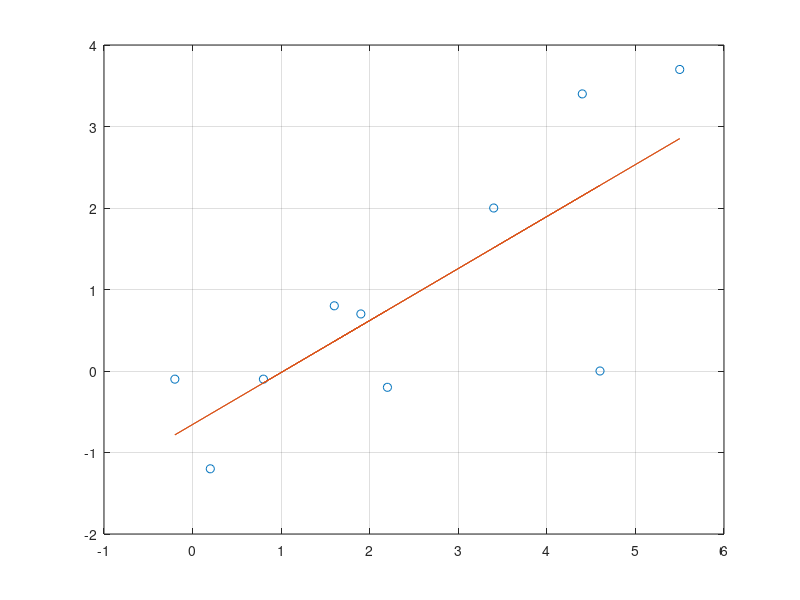
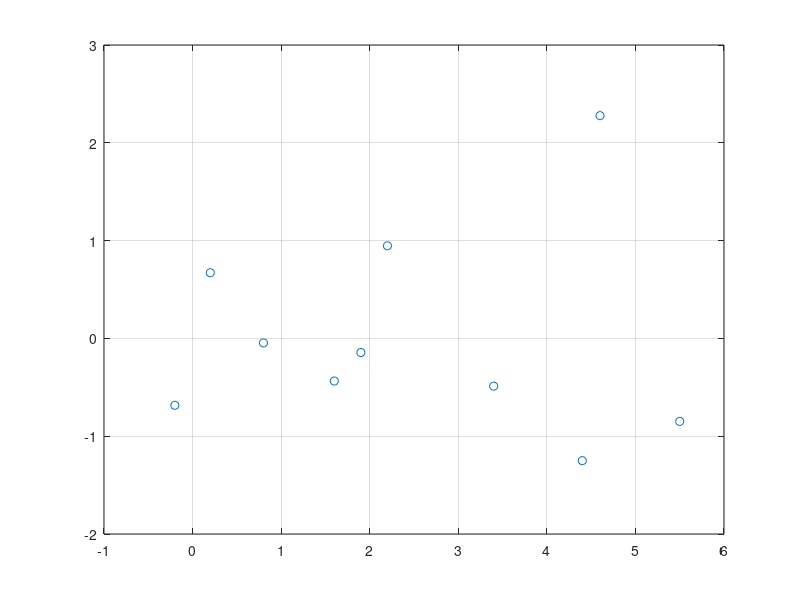
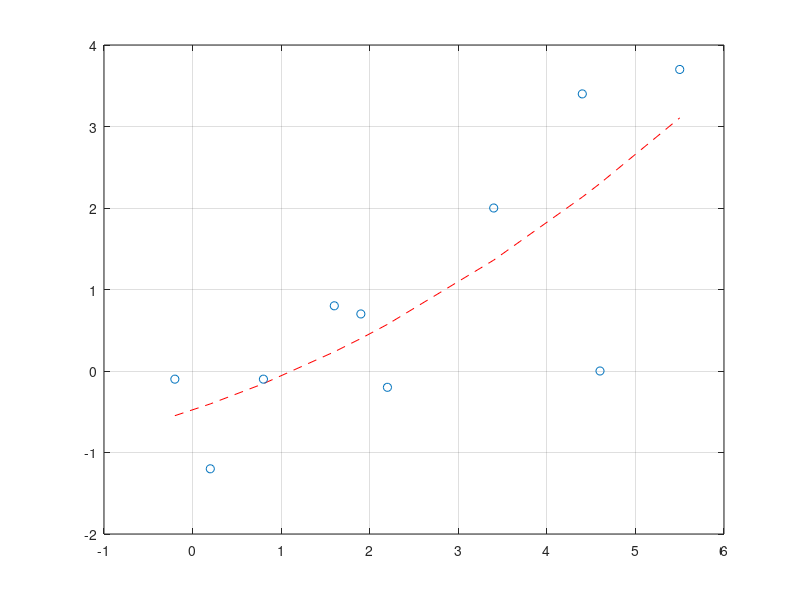
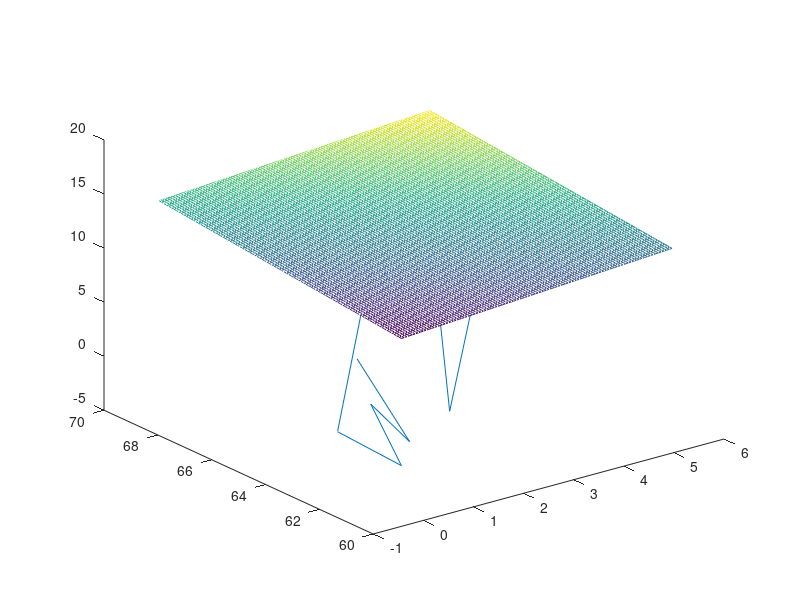

These charts were generated, in order, by the following MATLAB code:
xp = [1.9 0.8 2.2 0.2 -0.2 4.4 4.6 1.6 5.5 3.4];
yp = [0.7 -0.1 -0.2 -1.2 -0.1 3.4 0.0 0.8 3.7 2.0];

y = @(b) b(1)+xp*b(2);
ysum = @(b) sum((y(b)-yp).^2);
newb = fminsearch(ysum, [0 0]);
plot(xp, yp, 'o')
grid on, hold on
plot(xp, y(newb))
figure(2)
plot(xp, y(newb)-yp, 'o');grid on
disp('newb')
disp(newb)

y2 = @(b) b(1)+xp*b(2) + xp.^2*b(3);
y2sum = @(b) sum((y2(b) - yp).^2);
newb2 = fminsearch(y2sum,[0 0 0]);
stxp = sort(xp);
sty2 = @(b) b(1)+stxp*b(2) + stxp.^2*b(3);
figure(3)
plot(stxp,sty2(newb2),'--r',xp,yp,'o');
grid on
figure(4)
plot(xp,y2(newb2)-yp,'o')
grid on
disp('newb2')
disp(newb2)

x1 = [1.9 0.8 1.1 0.1 -0.1 4.4 4.6 1.6 5.5 3.4];
x2 = [66 62 64 61 63 70 68 62 68 66];
y = [0.7 -1.0 -0.2 -1.2 -0.1 3.4 0.0 0.8 3.7 2.0];

plot3(x1, x2, y)
hold on
x11 = linspace(0.1 , 5.5);
x22 = linspace(61, 70);

for i = 1:100
    for j = 1:100
        y_hat(i,j) = -11/4527 + 0.4503*x11(i) + 0.1725*x22(j);
    end
end

mesh(x11 , x22, y_hat)
hold off